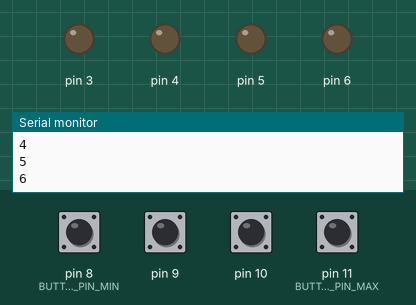
Recording of a sketch running on a simulated Arduino Uno, built with avr-gcc and run on an emulated ATmega328P. Parts: output pins drawn as LEDs (lit = HIGH), the last lines printed to the serial monitor. The test bench sets the inputs (shaded band); at power-on: pin 8 (BUTTON_PIN_MIN), pin 9, pin 10, pin 11 (BUTTON_PIN_MAX) HIGH.

Above: at 1.2 s.
1.3 s: pin 8 (BUTTON_PIN_MIN) pulled LOW for 0.15 s
At 1.37 s:
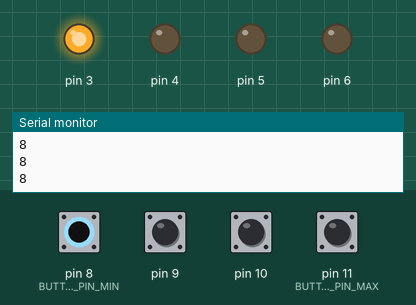
2.9 s: pin 9 pulled LOW for 0.15 s
At 2.97 s:
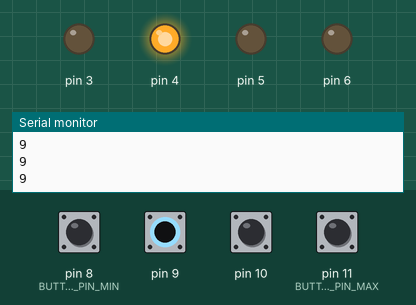
4.5 s: pin 10 pulled LOW for 0.15 s
At 4.57 s:
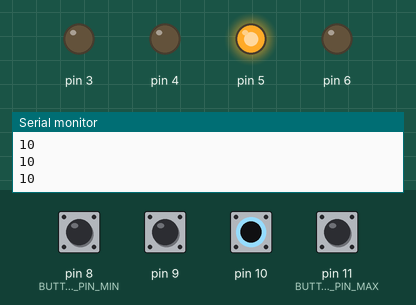
6.1 s: pin 11 (BUTTON_PIN_MAX) pulled LOW for 0.15 s
At 6.17 s:
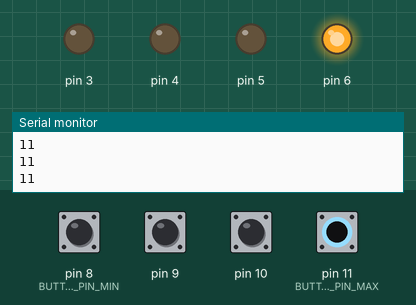
7.7 s: pin 8 (BUTTON_PIN_MIN) driven LOW and pin 9 driven LOW
At 8.9 s:
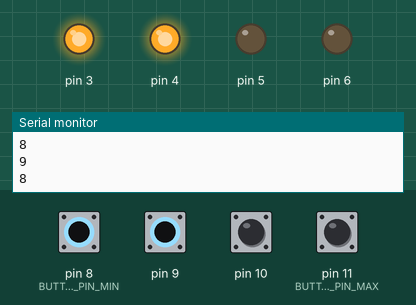
9.2 s: pin 10 pulled LOW for 1 s
At 10.0 s:
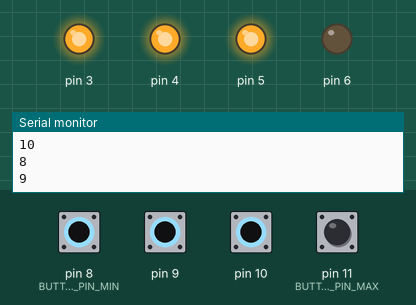
Timing chart, 0 to 12.2 s (numbered marks = the images above; inputs shaded):
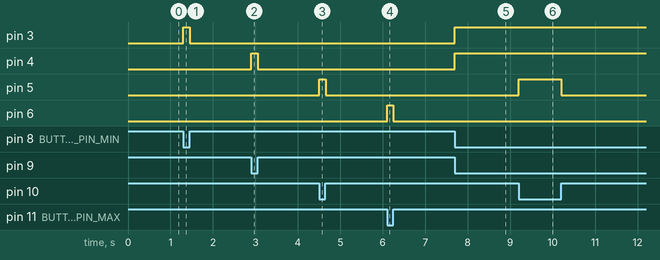

Measured:
- after the input at 1.3 s, pin 3: LOW → HIGH at once, → LOW 0.15 s later
- after the input at 2.9 s, pin 4: LOW → HIGH at once, → LOW 0.15 s later
- after the input at 4.5 s, pin 5: LOW → HIGH at once, → LOW 0.15 s later
- after the input at 6.1 s, pin 6: LOW → HIGH at once, → LOW 0.15 s later
- after the input at 7.7 s, pin 3, pin 4: LOW → HIGH at once
- after the input at 9.2 s, pin 5: LOW → HIGH at once, → LOW 1.0 s later

The sketch:

PlaygroundSecondPlayer.ino
```cpp
const int BUTTON_PIN_MIN = 8; //range leds -5
const int BUTTON_PIN_MAX = 11;

// Variables will change:
int lastState = LOW;  // the previous state from the input pin
int currentState;                // the current reading from the input pin

void setup() {
  // initialize serial communication at 9600 bits per second:
  Serial.begin(9600);
  // initialize the pushbutton pin as an pull-up input
  // the pull-up input pin will be HIGH when the switch is open and LOW when the switch is closed.

  for (int i = BUTTON_PIN_MIN; i <= BUTTON_PIN_MAX; i++){
    // button
    pinMode(i, INPUT_PULLUP);
    // LED
    pinMode(i-5, OUTPUT);
    Serial.println(i-5);
  }
}

void loop() {
  // read the state of the switch/button:
  //currentState = digitalRead(BUTTON_PIN_1);

  for (int i = BUTTON_PIN_MIN; i <= BUTTON_PIN_MAX; i++){
     int state = digitalRead(i);
     if (state == 0){
        //Buton pressed
        digitalWrite(i-5, HIGH);
        Serial.println(i);
     }
     else{
        //Buton not pressed
        digitalWrite(i-5, LOW);
     }
  }

}
```
